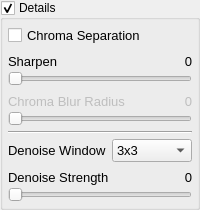
            <widget class="QGroupBox" name="groupBoxDetails">
             <property name="title">
              <string>Details</string>
             </property>
             <property name="checkable">
              <bool>true</bool>
             </property>
             <layout class="QGridLayout" name="gridLayout">
              <property name="leftMargin">
               <number>5</number>
              </property>
              <property name="topMargin">
               <number>5</number>
              </property>
              <property name="rightMargin">
               <number>5</number>
              </property>
              <property name="bottomMargin">
               <number>5</number>
              </property>
              <item row="0" column="0">
               <widget class="QFrame" name="frameDetails">
                <layout class="QVBoxLayout" name="verticalLayout_4">
                 <property name="spacing">
                  <number>5</number>
                 </property>
                 <property name="leftMargin">
                  <number>0</number>
                 </property>
                 <property name="topMargin">
                  <number>0</number>
                 </property>
                 <property name="rightMargin">
                  <number>0</number>
                 </property>
                 <property name="bottomMargin">
                  <number>0</number>
                 </property>
                 <item>
                  <widget class="QCheckBox" name="checkBoxChromaSeparation">
                   <property name="font">
                    <font>
                     <pointsize>10</pointsize>
                    </font>
                   </property>
                   <property name="toolTip">
                    <string>Chroma Separation (YCbCR)</string>
                   </property>
                   <property name="text">
                    <string>Chroma Separation</string>
                   </property>
                  </widget>
                 </item>
                 <item>
                  <layout class="QGridLayout" name="gridLayout_12">
                   <property name="spacing">
                    <number>0</number>
                   </property>
                   <item row="0" column="0">
                    <widget class="QLabel" name="label_10">
                     <property name="font">
                      <font>
                       <pointsize>10</pointsize>
                      </font>
                     </property>
                     <property name="text">
                      <string>Sharpen</string>
                     </property>
                    </widget>
                   </item>
                   <item row="0" column="1">
                    <spacer name="horizontalSpacer_10">
                     <property name="orientation">
                      <enum>Qt::Horizontal</enum>
                     </property>
                     <property name="sizeType">
                      <enum>QSizePolicy::Maximum</enum>
                     </property>
                     <property name="sizeHint" stdset="0">
                      <size>
                       <width>40</width>
                       <height>20</height>
                      </size>
                     </property>
                    </spacer>
                   </item>
                   <item row="0" column="2">
                    <widget class="DoubleClickLabel" name="label_Sharpen">
                     <property name="font">
                      <font>
                       <pointsize>10</pointsize>
                      </font>
                     </property>
                     <property name="text">
                      <string>0</string>
                     </property>
                     <property name="alignment">
                      <set>Qt::AlignRight|Qt::AlignTrailing|Qt::AlignVCenter</set>
                     </property>
                    </widget>
                   </item>
                   <item row="1" column="0" colspan="3">
                    <widget class="NoScrollSlider" name="horizontalSliderSharpen">
                     <property name="sizePolicy">
                      <sizepolicy hsizetype="Fixed" vsizetype="Fixed">
                       <horstretch>0</horstretch>
                       <verstretch>0</verstretch>
                      </sizepolicy>
                     </property>
                     <property name="maximumSize">
                      <size>
                       <width>200</width>
                       <height>16777215</height>
                      </size>
                     </property>
                     <property name="maximum">
                      <number>100</number>
                     </property>
                     <property name="value">
                      <number>0</number>
                     </property>
                     <property name="sliderPosition">
                      <number>0</number>
                     </property>
                     <property name="orientation">
                      <enum>Qt::Horizontal</enum>
                     </property>
                    </widget>
                   </item>
                  </layout>
                 </item>
                 <item>
                  <layout class="QGridLayout" name="gridLayout_13">
                   <property name="spacing">
                    <number>0</number>
                   </property>
                   <item row="0" column="2">
                    <widget class="DoubleClickLabel" name="label_ChromaBlur">
                     <property name="enabled">
                      <bool>false</bool>
                     </property>
                     <property name="font">
                      <font>
                       <pointsize>10</pointsize>
                      </font>
                     </property>
                     <property name="text">
                      <string>0</string>
                     </property>
                     <property name="alignment">
                      <set>Qt::AlignRight|Qt::AlignTrailing|Qt::AlignVCenter</set>
                     </property>
                    </widget>
                   </item>
                   <item row="1" column="0" colspan="3">
                    <widget class="NoScrollSlider" name="horizontalSliderChromaBlur">
                     <property name="enabled">
                      <bool>false</bool>
                     </property>
                     <property name="sizePolicy">
                      <sizepolicy hsizetype="Fixed" vsizetype="Fixed">
                       <horstretch>0</horstretch>
                       <verstretch>0</verstretch>
                      </sizepolicy>
                     </property>
                     <property name="maximumSize">
                      <size>
                       <width>200</width>
                       <height>16777215</height>
                      </size>
                     </property>
                     <property name="maximum">
                      <number>10</number>
                     </property>
                     <property name="pageStep">
                      <number>1</number>
                     </property>
                     <property name="orientation">
                      <enum>Qt::Horizontal</enum>
                     </property>
                    </widget>
                   </item>
                   <item row="0" column="1">
                    <spacer name="horizontalSpacer_11">
                     <property name="orientation">
                      <enum>Qt::Horizontal</enum>
                     </property>
                     <property name="sizeType">
                      <enum>QSizePolicy::Maximum</enum>
                     </property>
                     <property name="sizeHint" stdset="0">
                      <size>
                       <width>40</width>
                       <height>20</height>
                      </size>
                     </property>
                    </spacer>
                   </item>
                   <item row="0" column="0">
                    <widget class="QLabel" name="label_ChromaBlurText">
                     <property name="enabled">
                      <bool>false</bool>
                     </property>
                     <property name="font">
                      <font>
                       <pointsize>10</pointsize>
                      </font>
                     </property>
                     <property name="text">
                      <string>Chroma Blur Radius</string>
                     </property>
                    </widget>
                   </item>
                  </layout>
                 </item>
                 <item>
                  <widget class="Line" name="line_19">
                   <property name="orientation">
                    <enum>Qt::Horizontal</enum>
                   </property>
                  </widget>
                 </item>
                 <item>
                  <layout class="QHBoxLayout" name="horizontalLayout_31">
                   <item>
                    <widget class="QLabel" name="label_32">
                     <property name="font">
                      <font>
                       <pointsize>10</pointsize>
                      </font>
                     </property>
                     <property name="text">
                      <string>Denoise Window</string>
                     </property>
                    </widget>
                   </item>
                   <item>
                    <widget class="QComboBox" name="comboBoxDenoiseWindow">
                     <property name="font">
                      <font>
                       <pointsize>10</pointsize>
                      </font>
                     </property>
                     <property name="currentIndex">
                      <number>1</number>
                     </property>
                     <item>
                      <property name="text">
                       <string>2x2</string>
                      </property>
                     </item>
                     <item>
                      <property name="text">
                       <string>3x3</string>
                      </property>
                     </item>
                     <item>
                      <property name="text">
                       <string>4x4</string>
                      </property>
                     </item>
                     <item>
                      <property name="text">
                       <string>5x5</string>
                      </property>
                     </item>
                     <item>
                      <property name="text">
                       <string>6x6</string>
                      </property>
                     </item>
                     <item>
                      <property name="text">
                       <string>7x7</string>
                      </property>
                     </item>
                    </widget>
                   </item>
                  </layout>
                 </item>
                 <item>
                  <layout class="QGridLayout" name="gridLayout_36">
                   <property name="spacing">
                    <number>0</number>
                   </property>
                   <item row="0" column="0">
                    <widget class="QLabel" name="label_31">
                     <property name="font">
                      <font>
                       <pointsize>10</pointsize>
                      </font>
                     </property>
                     <property name="text">
                      <string>Denoise Strength</string>
                     </property>
                    </widget>
                   </item>
                   <item row="0" column="2">
                    <widget class="DoubleClickLabel" name="label_DenoiseStrength">
                     <property name="font">
                      <font>
                       <pointsize>10</pointsize>
                      </font>
                     </property>
                     <property name="text">
                      <string>0</string>
                     </property>
                     <property name="alignment">
                      <set>Qt::AlignRight|Qt::AlignTrailing|Qt::AlignVCenter</set>
                     </property>
                    </widget>
                   </item>
                   <item row="1" column="0" colspan="3">
                    <widget class="NoScrollSlider" name="horizontalSliderDenoiseStrength">
                     <property name="sizePolicy">
                      <sizepolicy hsizetype="Fixed" vsizetype="Fixed">
                       <horstretch>0</horstretch>
                       <verstretch>0</verstretch>
                      </sizepolicy>
                     </property>
                     <property name="maximumSize">
                      <size>
                       <width>200</width>
                       <height>16777215</height>
                      </size>
                     </property>
                     <property name="maximum">
                      <number>100</number>
                     </property>
                     <property name="value">
                      <number>0</number>
                     </property>
                     <property name="sliderPosition">
                      <number>0</number>
                     </property>
                     <property name="orientation">
                      <enum>Qt::Horizontal</enum>
                     </property>
                    </widget>
                   </item>
                   <item row="0" column="1">
                    <spacer name="horizontalSpacer_31">
                     <property name="orientation">
                      <enum>Qt::Horizontal</enum>
                     </property>
                     <property name="sizeType">
                      <enum>QSizePolicy::Maximum</enum>
                     </property>
                     <property name="sizeHint" stdset="0">
                      <size>
                       <width>40</width>
                       <height>20</height>
                      </size>
                     </property>
                    </spacer>
                   </item>
                  </layout>
                 </item>
                </layout>
               </widget>
              </item>
             </layout>
            </widget>
